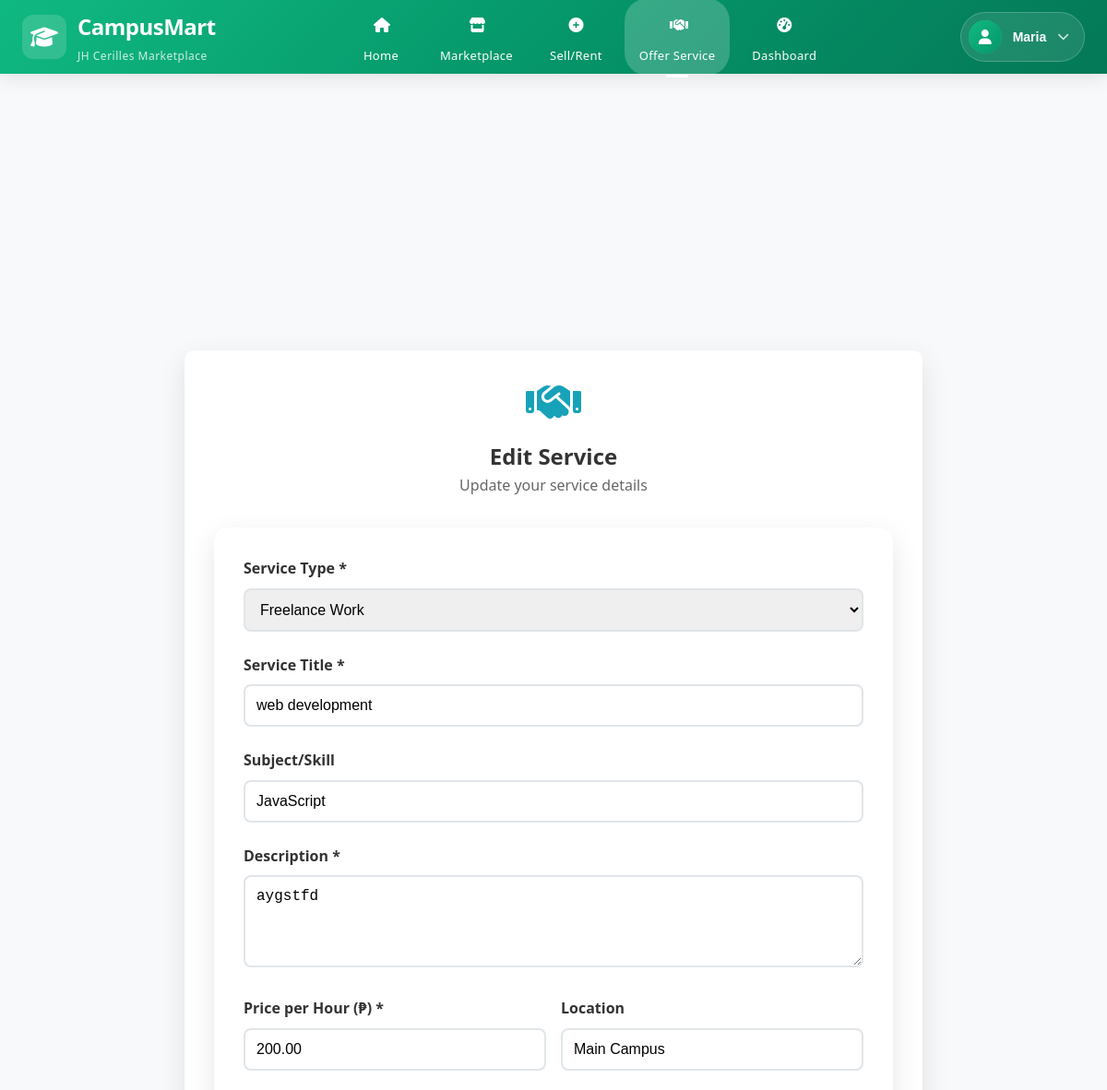
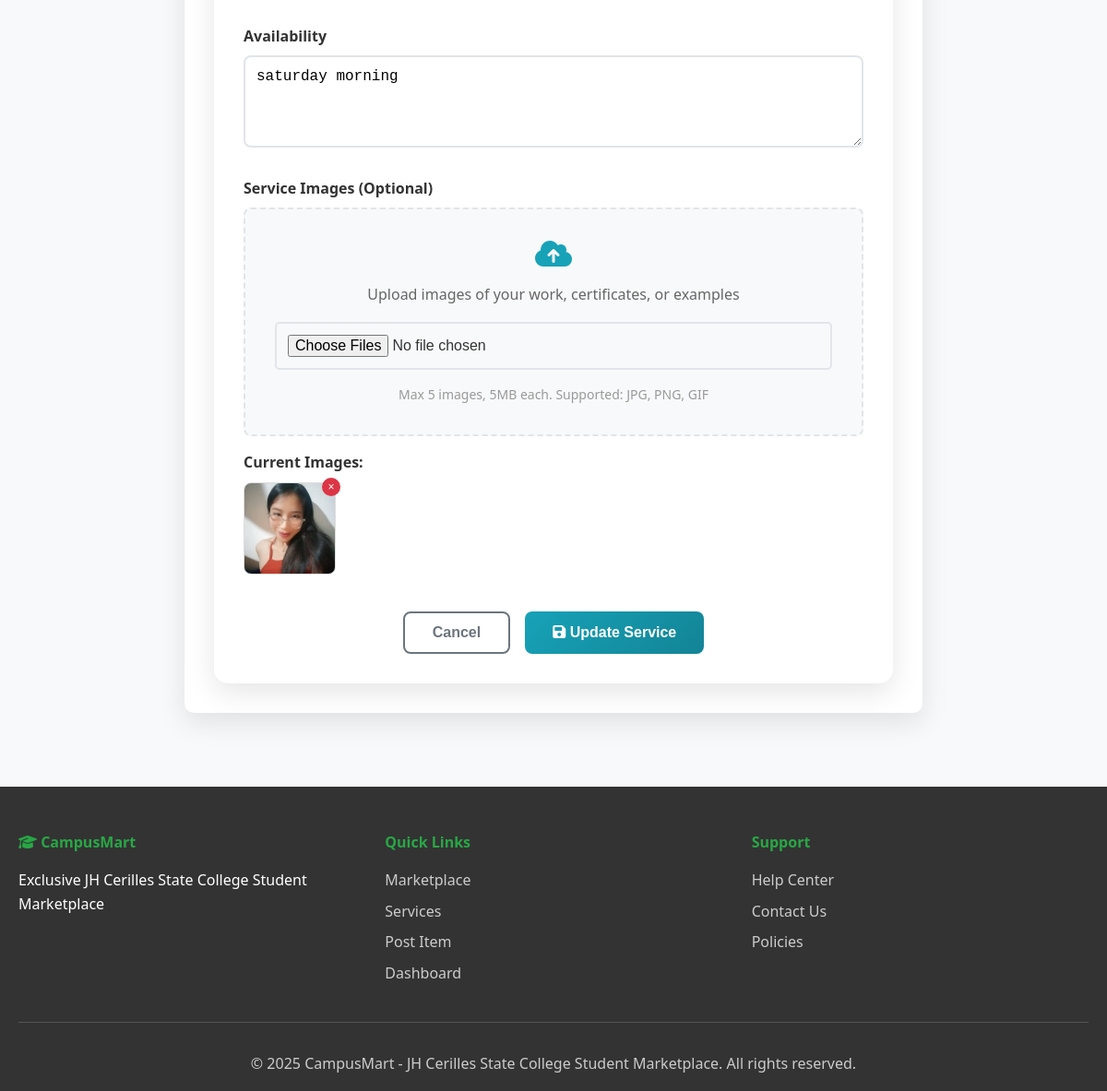
Page /post-service.php?edit=4 (signed in) on the committed database (2 pictures, top to bottom).
### tables this page shows
CREATE TABLE `services` (
  `id` int(11) NOT NULL,
  `user_id` int(11) NOT NULL,
  `title` varchar(200) NOT NULL,
  `description` text NOT NULL,
  `category` enum('tutoring','freelance','academic','technical','creative','other') NOT NULL,
  `subject_skill` varchar(100) DEFAULT NULL,
  `price_per_hour` decimal(8,2) NOT NULL,
  `availability` text DEFAULT NULL,
  `location` varchar(100) DEFAULT NULL,
  `images` longtext DEFAULT NULL CHECK (json_valid(`images`)),
  `status` enum('active','inactive') DEFAULT 'active',
  `views` int(11) DEFAULT 0,
  `rating` decimal(3,2) DEFAULT 0.00,
  `total_reviews` int(11) DEFAULT 0,
  `created_at` timestamp NOT NULL DEFAULT current_timestamp(),
  `updated_at` timestamp NOT NULL DEFAULT current_timestamp() ON UPDATE current_timestamp()
);

### post-service.php (the view, shortened to what this page needs)
<?php
require_once 'includes/header.php';
$currentUser = getCurrentUser();
$editMode = isset($_GET['edit']) && !empty($_GET['edit']);
$serviceId = $editMode ? intval($_GET['edit']) : 0;
$service = null;
if ($editMode) {
    try {
        $db = getDBConnection();
        $stmt = $db->prepare("
            SELECT * FROM services
            WHERE id = ? AND user_id = ?
        ");
        $stmt->execute([$serviceId, $currentUser['id']]);
        $service = $stmt->fetch();
        $service['images'] = $service['images'] ? json_decode($service['images'], true) : [];
    } catch (Exception $e) {
        error_log("Error fetching service: " . $e->getMessage());
        header('Location: dashboard.php');
        exit();
    }
}
?>
<main style="padding-top: 100px;">
    <div class="container">
        <div class="form-container" style="max-width: 800px;">
            <div style="text-align: center; margin-bottom: 2rem;">
                <i class="fas fa-handshake" style="font-size: 3rem; color: #17a2b8; margin-bottom: 1rem;"></i>
                <h2><?php echo $editMode ? 'Edit Service' : 'Post New Service'; ?></h2>
                <p style="color: #666;">
                    <?php echo $editMode ? 'Update your service details' : 'Offer your skills to fellow JH students'; ?>
                </p>
            </div>
            <form id="serviceForm" enctype="multipart/form-data" style="background: white; padding: 2rem; border-radius: 15px; box-shadow: 0 10px 30px rgba(0,0,0,0.1);">
                <div class="form-group" style="margin-bottom: 1.5rem;">
                    <label for="category" style="display: block; margin-bottom: 0.5rem; font-weight: 600; color: #333;">Service Type *</label>
                    <select id="category" name="category" required style="width: 100%; padding: 12px; border: 2px solid #e1e5e9; border-radius: 8px; font-size: 16px;">
                        <option value="freelance" <?php echo ($service && $service['category'] === 'freelance') ? 'selected' : ''; ?>>Freelance Work</option>
                    </select>
                </div>
                <div class="form-group" style="margin-bottom: 1.5rem;">
                    <label for="title" style="display: block; margin-bottom: 0.5rem; font-weight: 600; color: #333;">Service Title *</label>
                    <input type="text" id="title" name="title" required
                           placeholder="e.g., Math Tutoring for Engineering Students"
                           value="<?php echo $service ? htmlspecialchars($service['title']) : ''; ?>"
                           style="width: 100%; padding: 12px; border: 2px solid #e1e5e9; border-radius: 8px; font-size: 16px;">
                </div>
                <div class="form-group" style="margin-bottom: 1.5rem;">
                    <label for="subject_skill" style="display: block; margin-bottom: 0.5rem; font-weight: 600; color: #333;">Subject/Skill</label>
                    <input type="text" id="subject_skill" name="subject_skill"
                           placeholder="e.g., Calculus, Web Development, Graphic Design"
                           value="<?php echo $service ? htmlspecialchars($service['subject_skill']) : ''; ?>"
                           style="width: 100%; padding: 12px; border: 2px solid #e1e5e9; border-radius: 8px; font-size: 16px;">
                </div>
                <div class="form-group" style="margin-bottom: 1.5rem;">
                    <label for="description" style="display: block; margin-bottom: 0.5rem; font-weight: 600; color: #333;">Description *</label>
                    <textarea id="description" name="description" required rows="4"
                              placeholder="Describe your service, experience, and what students can expect..."
                              style="width: 100%; padding: 12px; border: 2px solid #e1e5e9; border-radius: 8px; font-size: 16px; resize: vertical;"><?php echo $service ? htmlspecialchars($service['description']) : ''; ?></textarea>
                </div>
                <div style="display: grid; grid-template-columns: 1fr 1fr; gap: 1rem; margin-bottom: 1.5rem;">
                    <div class="form-group">
                        <label for="price_per_hour" style="display: block; margin-bottom: 0.5rem; font-weight: 600; color: #333;">Price per Hour (₱) *</label>
                        <input type="number" id="price_per_hour" name="price_per_hour" required min="1" step="0.01"
                               placeholder="150.00"
                               value="<?php echo $service ? $service['price_per_hour'] : ''; ?>"
                               style="width: 100%; padding: 12px; border: 2px solid #e1e5e9; border-radius: 8px; font-size: 16px;">
                    </div>
                    <div class="form-group">
                        <label for="location" style="display: block; margin-bottom: 0.5rem; font-weight: 600; color: #333;">Location</label>
                        <input type="text" id="location" name="location"
                               placeholder="e.g., Main Campus, Online, Student's Place"
                               value="<?php echo $service ? htmlspecialchars($service['location']) : ''; ?>"
                               style="width: 100%; padding: 12px; border: 2px solid #e1e5e9; border-radius: 8px; font-size: 16px;">
                    </div>
                </div>
                <div class="form-group" style="margin-bottom: 1.5rem;">
                    <label for="availability" style="display: block; margin-bottom: 0.5rem; font-weight: 600; color: #333;">Availability</label>
                    <textarea id="availability" name="availability" rows="3"
                              placeholder="e.g., Monday-Friday 2PM-6PM, Weekends flexible, Available for online sessions"
                              style="width: 100%; padding: 12px; border: 2px solid #e1e5e9; border-radius: 8px; font-size: 16px; resize: vertical;"><?php echo $service ? htmlspecialchars($service['availability']) : ''; ?></textarea>
                </div>
                <div class="form-group" style="margin-bottom: 2rem;">
                    <label for="images" style="display: block; margin-bottom: 0.5rem; font-weight: 600; color: #333;">Service Images (Optional)</label>
                    <div class="upload-area" style="border: 2px dashed #e1e5e9; border-radius: 8px; padding: 2rem; text-align: center; background: #f8f9fa;">
                        <i class="fas fa-cloud-upload-alt" style="font-size: 2rem; color: #17a2b8; margin-bottom: 1rem;"></i>
                        <p style="margin-bottom: 1rem; color: #666;">Upload images of your work, certificates, or examples</p>
                        <input type="file" id="images" name="images[]" multiple accept="image/*"
                               style="margin-bottom: 1rem;">
                        <p style="font-size: 14px; color: #999;">Max 5 images, 5MB each. Supported: JPG, PNG, GIF</p>
                    </div>
                    <?php if ($editMode && !empty($service['images'])): ?>
                        <div class="existing-images" style="margin-top: 1rem;">
                            <p style="font-weight: 600; margin-bottom: 0.5rem;">Current Images:</p>
                            <div style="display: flex; gap: 10px; flex-wrap: wrap;">
                                <?php foreach ($service['images'] as $image): ?>
                                    <div style="position: relative;">
                                        <img src="uploads/services/<?php echo htmlspecialchars($image); ?>"
                                             alt="Service image"
                                             style="width: 100px; height: 100px; object-fit: cover; border-radius: 8px; border: 1px solid #ddd;">
                                        <button type="button" onclick="removeImage('<?php echo htmlspecialchars($image); ?>')"
                                                style="position: absolute; top: -5px; right: -5px; background: #dc3545; color: white; border: none; border-radius: 50%; width: 20px; height: 20px; font-size: 12px; cursor: pointer;">×</button>
                                    </div>
                                <?php endforeach; ?>
                            </div>
                        </div>
                    <?php endif; ?>
                </div>
                <div style="display: flex; gap: 1rem; justify-content: center;">
                    <button type="button" onclick="window.history.back()"
                            style="padding: 12px 30px; border: 2px solid #6c757d; background: white; color: #6c757d; border-radius: 8px; font-size: 16px; font-weight: 600; cursor: pointer;">
                        Cancel
                    </button>
                    <button type="submit" id="submitBtn"
                            style="padding: 12px 30px; border: none; background: linear-gradient(135deg, #17a2b8, #138496); color: white; border-radius: 8px; font-size: 16px; font-weight: 600; cursor: pointer;">
                        <i class="fas fa-save"></i> <?php echo $editMode ? 'Update Service' : 'Post Service'; ?>
                    </button>
                </div>
            </form>
        </div>
    </div>
</main>
<?php require_once 'includes/footer.php'; ?>

### css/header_redesigned.css (style rules this page uses)
* { margin: 0; padding: 0; box-sizing: border-box; }
body { font-family: 'Inter', -apple-system, BlinkMacSystemFont, 'Segoe UI', Roboto, sans-serif; line-height: 1.6; color: #333; background-color: #f8fafc; }

### css/style.css (style rules this page uses)
* { margin: 0; padding: 0; box-sizing: border-box; }
body { font-family: 'Segoe UI', Tahoma, Geneva, Verdana, sans-serif; line-height: 1.6; color: #333; background-color: #f8f9fa; padding-top: 80px; }
.container { max-width: 1200px; margin: 0 auto; padding: 0 20px; }
.form-container { max-width: 500px; margin: 120px auto 80px; padding: 2rem; background: white; border-radius: 10px; box-shadow: 0 10px 30px rgba(0,0,0,0.1); }
.form-group { margin-bottom: 1.5rem; }
.form-group label { display: block; margin-bottom: 0.5rem; font-weight: 600; color: #333; }
.form-group input, .form-group select, .form-group textarea { width: 100%; padding: 12px; border: 2px solid #e1e5e9; border-radius: 5px; font-size: 16px; transition: border-color 0.3s ease; }
.form-group textarea { resize: vertical; min-height: 100px; }

### rows in the picture
services: category "Freelance Work", title "web development", subject_skill "JavaScript", description "aygstfd", price_per_hour "200.00", location "Main Campus", availability "saturday morning"

### other values in the picture
$currentUser['first_name'] "Maria"
